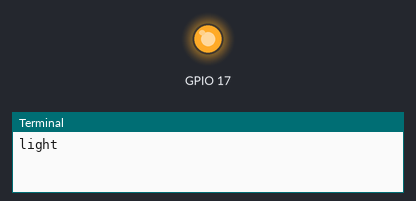
Recording of a program running on a simulated Raspberry Pi (BCM pin numbers). On the bench: output pins drawn as LEDs (lit = HIGH), the last lines printed to the terminal. At 2.0 s the program stops and its outputs stay as they are.

Above: at 0.1 s.
At 2.1 s:
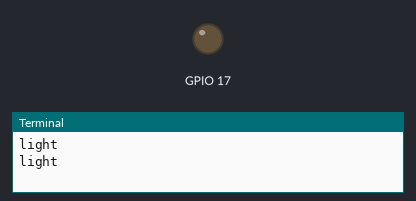
Timing chart, 0 to 3.5 s (numbered marks = the images above):
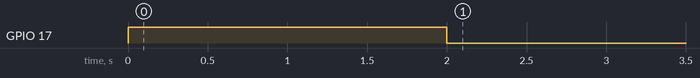

The program:

led.py
```python
import RPi.GPIO as GPIO
import time as time_fun
final_result=0
GPIO.setmode(GPIO.BCM)
if(final_result == 1): ##false  red light
    # 操作 GPIO 4（Pin 7）
    pin = 27
else : ## true green light
    pin = 17
# 設定為 GPIO 為輸入模式
GPIO.setup(pin, GPIO.OUT)
# 設定 GPIO 輸出值為高電位
GPIO.output(pin, GPIO.HIGH)
print("light ")
# 等待一秒鐘 lighting for 1 second
time_fun.sleep(2)
print("light ")
# 設定 GPIO 輸出值為低電位
GPIO.output(pin, GPIO.LOW)
GPIO.cleanup()
```

Measured:
- by itself, GPIO 17: LOW → HIGH at 0.00 s, → LOW 2.0 s later
